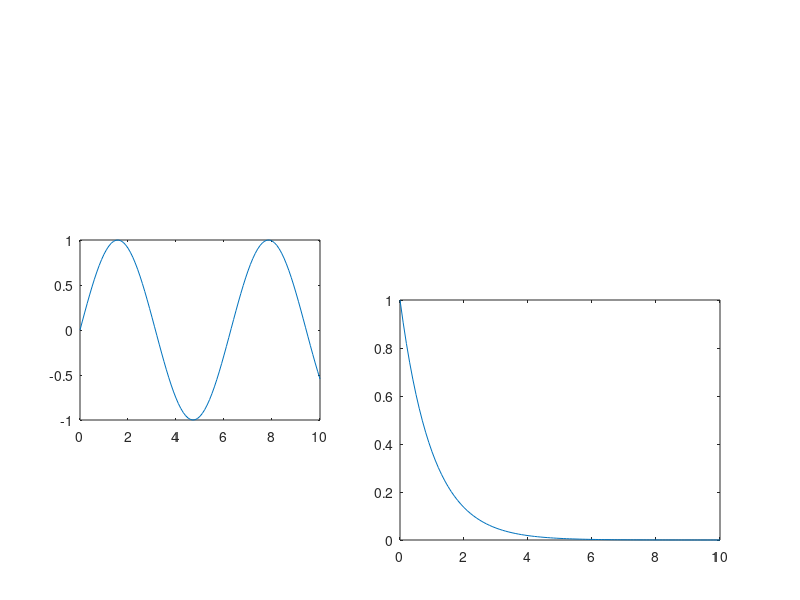

Source code (MATLAB):
%GuiDm_14:  Illustrates multiple axes.
% Copyright S. Nakamura, 1995
close,h1=figure(1);clf 
set(h1,'Position',[200,200,250,250],...
       'NUmberTitle','off',...
       'Name','GuiDm_14  Using multiple axes')
x=0:0.1:10;
axes('Position',[0.1, 0.3, 0.3, 0.3]);
plot(x,sin(x));
axes('Position',[0.5, 0.1, 0.4, 0.4]);
plot(x,exp(-x))
